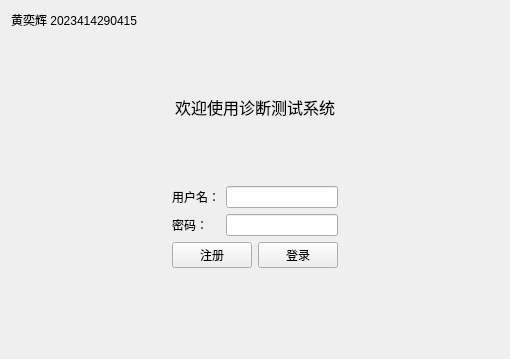
<?xml version="1.0" encoding="UTF-8"?>
<ui version="4.0">
 <class>LogInView</class>
 <widget class="QWidget" name="LogInView">
  <property name="geometry">
   <rect>
    <x>0</x>
    <y>0</y>
    <width>510</width>
    <height>359</height>
   </rect>
  </property>
  <property name="windowTitle">
   <string> 登录</string>
  </property>
  <layout class="QVBoxLayout" name="verticalLayout_2">
   <item>
    <widget class="QLabel" name="label_5">
     <property name="text">
      <string>黄奕辉 2023414290415</string>
     </property>
    </widget>
   </item>
   <item>
    <spacer name="verticalSpacer">
     <property name="orientation">
      <enum>Qt::Vertical</enum>
     </property>
     <property name="sizeHint" stdset="0">
      <size>
       <width>20</width>
       <height>66</height>
      </size>
     </property>
    </spacer>
   </item>
   <item>
    <widget class="QLabel" name="label">
     <property name="font">
      <font>
       <pointsize>12</pointsize>
      </font>
     </property>
     <property name="text">
      <string>欢迎使用诊断测试系统</string>
     </property>
     <property name="alignment">
      <set>Qt::AlignCenter</set>
     </property>
    </widget>
   </item>
   <item>
    <spacer name="verticalSpacer_2">
     <property name="orientation">
      <enum>Qt::Vertical</enum>
     </property>
     <property name="sizeHint" stdset="0">
      <size>
       <width>20</width>
       <height>67</height>
      </size>
     </property>
    </spacer>
   </item>
   <item>
    <layout class="QHBoxLayout" name="horizontalLayout_2">
     <item>
      <spacer name="horizontalSpacer">
       <property name="orientation">
        <enum>Qt::Horizontal</enum>
       </property>
       <property name="sizeHint" stdset="0">
        <size>
         <width>40</width>
         <height>20</height>
        </size>
       </property>
      </spacer>
     </item>
     <item>
      <layout class="QVBoxLayout" name="verticalLayout">
       <item>
        <layout class="QFormLayout" name="formLayout">
         <item row="0" column="0">
          <widget class="QLabel" name="label_2">
           <property name="text">
            <string>用户名：</string>
           </property>
          </widget>
         </item>
         <item row="0" column="1">
          <widget class="QLineEdit" name="inputUserName"/>
         </item>
         <item row="1" column="0">
          <widget class="QLabel" name="label_3">
           <property name="text">
            <string>密码：</string>
           </property>
          </widget>
         </item>
         <item row="1" column="1">
          <widget class="QLineEdit" name="inputUserPassword">
           <property name="echoMode">
            <enum>QLineEdit::Password</enum>
           </property>
          </widget>
         </item>
        </layout>
       </item>
       <item>
        <layout class="QHBoxLayout" name="horizontalLayout">
         <item>
          <widget class="QPushButton" name="pushButton">
           <property name="text">
            <string>注册</string>
           </property>
          </widget>
         </item>
         <item>
          <widget class="QPushButton" name="btSignIn">
           <property name="text">
            <string>登录</string>
           </property>
          </widget>
         </item>
        </layout>
       </item>
      </layout>
     </item>
     <item>
      <spacer name="horizontalSpacer_2">
       <property name="orientation">
        <enum>Qt::Horizontal</enum>
       </property>
       <property name="sizeHint" stdset="0">
        <size>
         <width>40</width>
         <height>20</height>
        </size>
       </property>
      </spacer>
     </item>
    </layout>
   </item>
   <item>
    <spacer name="verticalSpacer_3">
     <property name="orientation">
      <enum>Qt::Vertical</enum>
     </property>
     <property name="sizeHint" stdset="0">
      <size>
       <width>20</width>
       <height>66</height>
      </size>
     </property>
    </spacer>
   </item>
   <item>
    <widget class="QLabel" name="label_4">
     <property name="text">
      <string/>
     </property>
    </widget>
   </item>
  </layout>
 </widget>
 <resources/>
 <connections/>
</ui>
